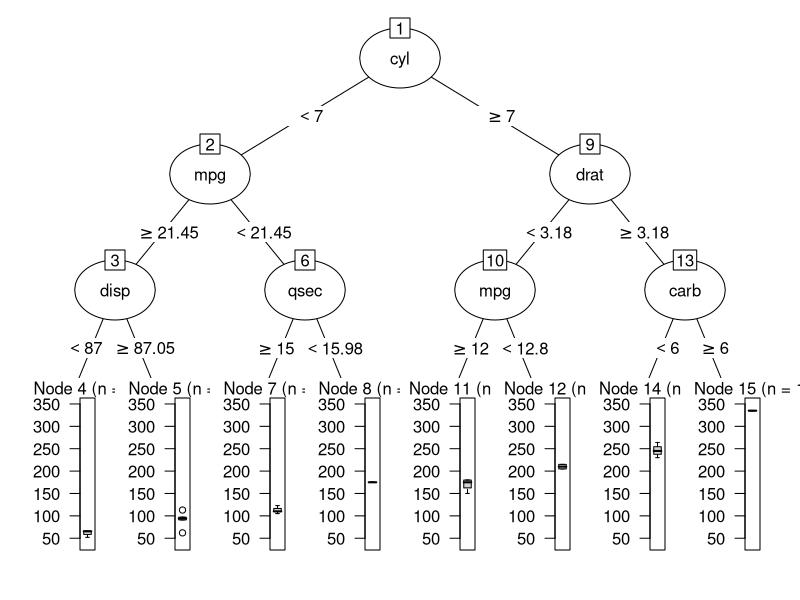

Generate this figure with R: (Note: this script raises an error after producing the figure.)
rm(list = ls())
library(rpart)
library(partykit)
library(jsonlite)
library(magrittr)
library(purrr)
library(broom)

# http://stackoverflow.com/questions/34196611/converting-rpart-output-into-json-format-in-r

# json_prsr <- function(tree, node = 1, node_stats = NULL){
#   
#   # Checking the decision tree object
#   if(!is(tree, c("constparty","party")))
#     tree <- partykit::as.party(tree)
#   
#   # Parsing into json format
#   str  <- ""
#   rule <- partykit:::.list.rules.party(tree, node)
#   
#   if(is.null(node_stats))
#     node_stats <- table(tree$fitted[1])
#   
#   children <- partykit::nodeids(tree, node)
#   
#   if (length(children) == 1) {
#     ct  <- node_stats[as.character(children)]
#     str <- paste("{ ","name : '",children,"',size :",ct,",rule :'",rule,"' }", sep='')
#   } else {
#     str <- paste("{ ","name : '", node,"', rule : '", rule, "', children : [", sep='')
#     for(child in children){
#       check <- paste("{ name : '", child, "'", sep='')
#       if(child != node & ( !grepl(check, str, fixed=TRUE) ) ) {
#         child_str <- json_prsr(tree, child, node_stats)
#         str <- paste(str, child_str, ',', sep='')
#       }
#     }
#     str <- substr(str, 1, nchar(str)-1) #Remove the comma
#     str <- paste(str,"]}", sep='')
#   }
#   return(str)
# }
# 
# json <- json_prsr(rpk)
# json <- paste("[", json, "]")


tree_list <- function(tree, node = 1){
  
  # Checking the decision tree object
  if(!is(tree, c("constparty","party")))
    tree <- partykit::as.party(tree)
  
  rule <- partykit:::.list.rules.party(tree, node)

  children <- partykit::nodeids(tree, node)
  size <- sum(table(tree$fitted[1])[as.character(children)], na.rm = TRUE)
  depth <-  depth(tree[[node]])
  summary <- tidy(summary(tree[[node]]$fitted[["(response)"]]))

  isterminal <- length(children) == 1
  
  str <- list(
    name = ifelse(isterminal, children, node),
    size = size,
    depth = depth,
    rule = rule,
    terminal = isterminal,
    summary = summary
  )
  
  if (!isterminal) {

    children2 <- setdiff(children, node)
    str$children <- map(children2, tree_list, tree = tree)
    

  }
  return(str)
}


# EXAMPLE 1 ---------------------------------------------------------------
tree <- rpart(hp ~ ., data = mtcars, control = rpart.control(minsplit = 4))
tree <- as.party(tree)

plot(tree)

tree %>% 
  tree_list() %>% 
  toJSON(auto_unbox = TRUE, pretty = TRUE) %>% 
  writeLines(con = "data1.json")


# EXAMPLE 2 ---------------------------------------------------------------
tree <- ctree(Species ~ .,data = iris)
plot(tree)

tree %>% 
  tree_list() %>% 
  toJSON(auto_unbox = TRUE, pretty = TRUE) %>% 
  writeLines(con = "data2.json")

nodeapply(tree, id = seq(width(tree)), function(n) info_node(n))


# EXAMPLE 3 ---------------------------------------------------------------
tree <- ctree(Ozone ~ ., data = subset(airquality, !is.na(Ozone)))
plot(tree)

tree %>% 
  tree_list() %>% 
  toJSON(auto_unbox = TRUE, pretty = TRUE) %>% 
  writeLines(con = "data3.json")
